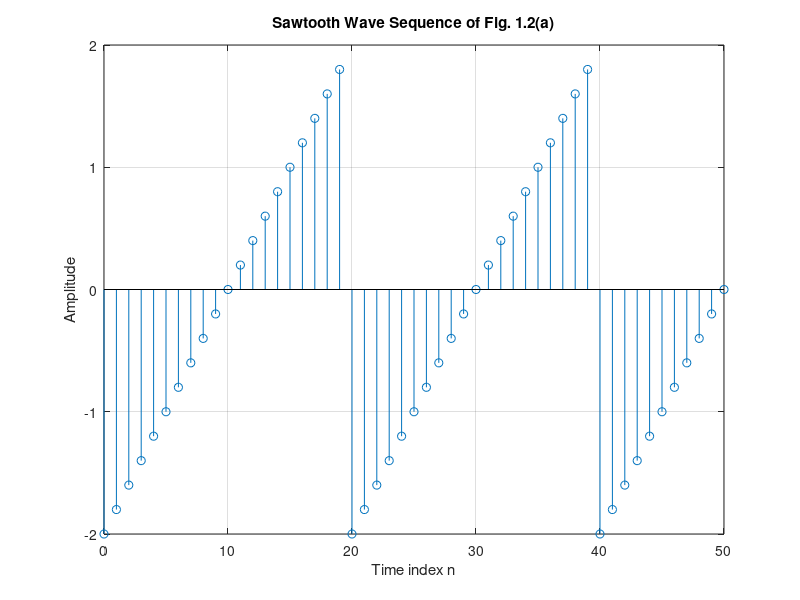

MATLAB code to generate this figure:
% Program Q1_41C
% Generation of the square wave in Fig. 1.2(a)
n = 0:50; 
f = 0.05; 
phase = 0;
peak = 1;
A = 2.0; 
arg = 2*pi*f*n + phase; 
x = A*sawtooth(arg,peak);
clf; % Clear old graph
stem(n,x); % Plot the generated sequence
axis([0 50 -2 2]);
grid; 
title('Sawtooth Wave Sequence of Fig. 1.2(a)');
xlabel('Time index n');
ylabel('Amplitude');
axis;
